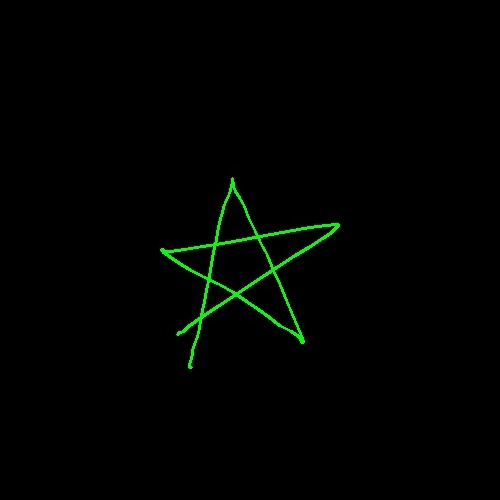
#> input picture Raspberry Pi files/raspberry_pi_files/test_trial/perfect_star.jpg, 500 x 500 px, found by its file name
$ python 'contour_match(final).py'
#> lines starting #> are read from the running program, lines starting #| are printed output that depends on the picture; after the words box and inside, x2 and y2 are one past the last pixel; in counts of white or black regions, pixels touching at a corner belong together
#> further down, image1 is the input picture: shape (500, 500, 3); mean B, G, R 0.7, 2.7, 0.7
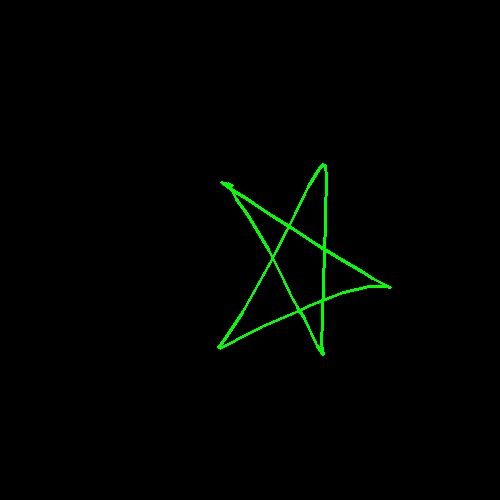
#> input picture Raspberry Pi files/raspberry_pi_files/test_trial/server.jpg, 500 x 500 px, found by its file name
#> further down, image2 is the input picture: shape (500, 500, 3); mean B, G, R 0.5, 2.9, 0.5
import cv2
import math

###eiake server e pathaite hobe###

def compare_contours_hu(image1, image2):
    # Convert images to grayscale
    gray_image1 = cv2.cvtColor(image1, cv2.COLOR_BGR2GRAY)
    gray_image2 = cv2.cvtColor(image2, cv2.COLOR_BGR2GRAY)

    # Apply thresholding to obtain binary images
    _, binary_img1 = cv2.threshold(gray_image1, 100, 255, cv2.THRESH_BINARY)
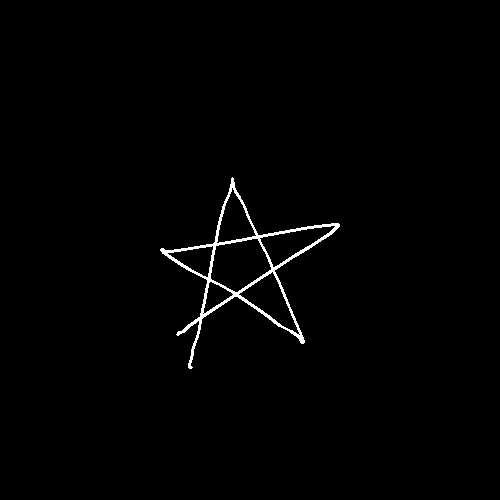
#> binary_img1: shape (500, 500); 1.1% white; 1 white region, box (x1, y1, x2, y2) and area: (160, 177, 340, 369) 2632
    _, binary_img2 = cv2.threshold(gray_image2, 100, 255, cv2.THRESH_BINARY)
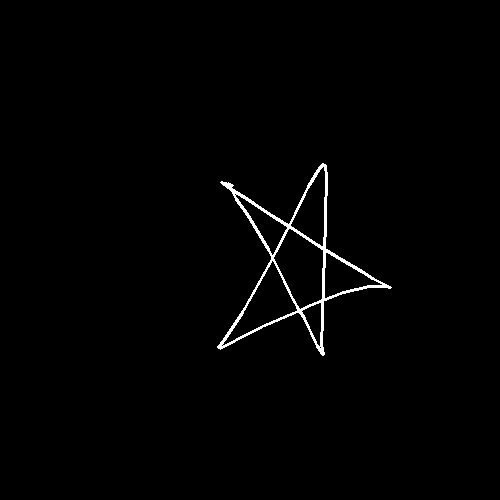
#> binary_img2: shape (500, 500); 1.1% white; 1 white region

    # Find contours
    contours1, _ = cv2.findContours(binary_img1, cv2.RETR_EXTERNAL, cv2.CHAIN_APPROX_SIMPLE)
#> contours1 = 1 contour; box (x1, y1, x2, y2) and area: (160, 177, 340, 369) 9428
    contours2, _ = cv2.findContours(binary_img2, cv2.RETR_EXTERNAL, cv2.CHAIN_APPROX_SIMPLE)
#> contours2 = 1 contour; box (x1, y1, x2, y2) and area: (217, 163, 392, 356) 11081

    # Calculate Hu Moments for the contours
    moments1 = cv2.moments(contours1[0])
#> moments1 = moments, m00 9427.5, centre m10/m00, m01/m00 = (247.1, 263.8)
    hu_moments1 = cv2.HuMoments(moments1).flatten()
#> hu_moments1 = [0.237, 0.000474, 0.000169, 0.000126, -1.58e-08, -1.21e-07, 9.31e-09]

    moments2 = cv2.moments(contours2[0])
#> moments2 = moments, m00 11081, centre m10/m00, m01/m00 = (296, 265.9)
    hu_moments2 = cv2.HuMoments(moments2).flatten()
#> hu_moments2 = [0.247, 0.00472, 0.00308, 0.000206, -1.37e-07, -1.2e-05, 9.14e-08]

    # Calculate the similarity using Hu Moments
    similarity_score = cv2.matchShapes(hu_moments1, hu_moments2, cv2.CONTOURS_MATCH_I1, 0)
#> similarity_score = 50.91

    return similarity_score


# Load the images
image1 = cv2.imread("E:\\4-1\\IDP\\perfect_star.jpg")
image2 = cv2.imread("E:\\4-1\\IDP\\server.jpg")

# Compare contours using Hu Moments and get the similarity score
contour_similarity_score = compare_contours_hu(image1, image2)
#> contour_similarity_score = 50.91

cv2.imshow('Matched Image', image1)
cv2.imshow('Template Image', image2)
cv2.waitKey(0)
cv2.destroyAllWindows()


# Print the similarity score
print("Contour Similarity Score:", math.ceil(contour_similarity_score))
#| Contour Similarity Score: 51


#value ke ami whole number kore pathacchi, this will be my percentage value.
#Progress report e I'm dividing the value by 100
